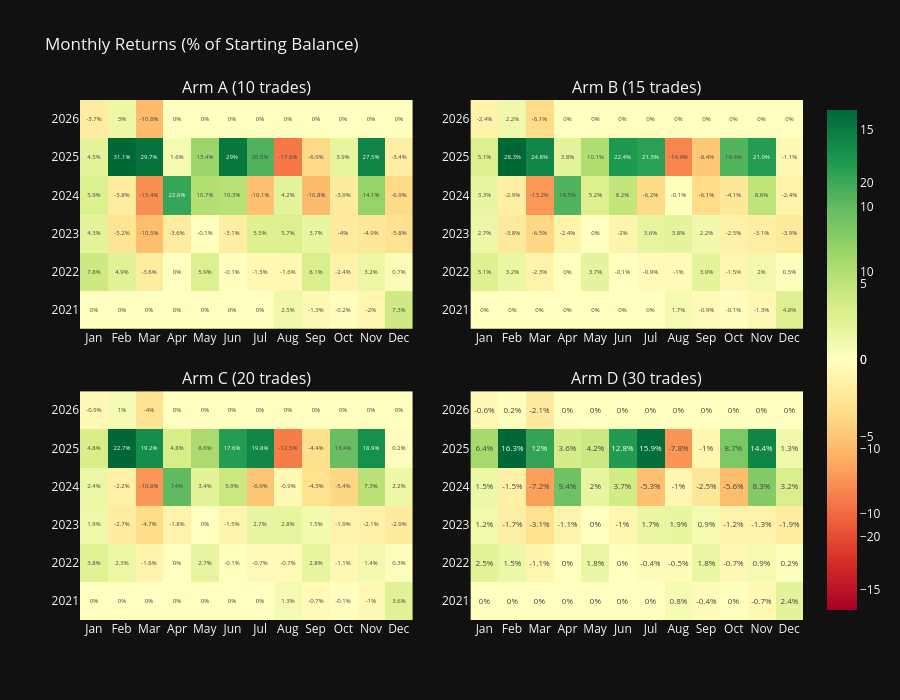

Notebook source saved alongside this figure:
### Markdown cell above
## Monthly Returns Heatmap

### Code cell
fig = make_subplots(rows=2, cols=2, subplot_titles=list(all_trades.keys()),
                    vertical_spacing=0.12, horizontal_spacing=0.08)

positions = [(1,1), (1,2), (2,1), (2,2)]

for (row, col), (label, trades) in zip(positions, all_trades.items()):
    ts = trades.sort_values('close_date').copy()
    ts['month'] = ts['close_date'].dt.to_period('M')
    monthly = ts.groupby('month')['profit_abs'].sum()
    monthly_pct = (monthly / STARTING_BALANCE * 100).reset_index()
    monthly_pct.columns = ['month', 'return_pct']
    monthly_pct['year'] = monthly_pct['month'].dt.year
    monthly_pct['mon'] = monthly_pct['month'].dt.month

    pivot = monthly_pct.pivot(index='year', columns='mon', values='return_pct').fillna(0)
    pivot.columns = ['Jan','Feb','Mar','Apr','May','Jun','Jul','Aug','Sep','Oct','Nov','Dec'][:len(pivot.columns)]

    fig.add_trace(go.Heatmap(
        z=pivot.values, x=pivot.columns.tolist(), y=pivot.index.tolist(),
        colorscale='RdYlGn', zmid=0, showscale=(col == 2),
        text=np.round(pivot.values, 1), texttemplate='%{text}%',
    ), row=row, col=col)

fig.update_layout(template=TEMPLATE, height=700,
                  title='Monthly Returns (% of Starting Balance)')
fig.show()

### Figure 1 — Plotly figure (JSON) as saved in the notebook; plotly's stock layout.template omitted (floating-point values rounded to 4 significant figures)
{"data": [{"colorscale": [[0.0, "rgb(165,0,38)"], [0.1, "rgb(215,48,39)"], [0.2, "rgb(244,109,67)"], [0.3, "rgb(253,174,97)"], [0.4, "rgb(254,224,139)"], [0.5, "rgb(255,255,191)"], [0.6, "rgb(217,239,139)"], [0.7, "rgb(166,217,106)"], [0.8, "rgb(102,189,99)"], [0.9, "rgb(26,152,80)"], [1.0, "rgb(0,104,55)"]], "showscale": false, "text": [[0.0, 0.0, 0.0, 0.0, 0.0, 0.0, 0.0, 2.5, -1.3, -0.2, -2.0, 7.3], [7.8, 4.9, -3.6, 0.0, 5.9, -0.1, -1.5, -1.6, 6.1, -2.4, 3.2, 0.7], [4.3, -5.2, -10.5, -3.6, -0.1, -3.1, 5.5, 5.7, 3.7, -4.0, -4.9, -5.8], [5.9, -3.8, -15.4, 22.6, 10.7, 10.3, -10.1, 4.2, -10.8, -3.9, 14.1, -6.9], [4.5, 31.1, 29.7, 1.6, 13.4, 29.0, 20.5, -17.6, -6.9, 3.9, 27.5, -3.4], [-3.7, 3.0, -10.8, 0.0, 0.0, 0.0, 0.0, 0.0, 0.0, 0.0, 0.0, 0.0]], "texttemplate": "%{text}%", "type": "heatmap", "x": ["Jan", "Feb", "Mar", "Apr", "May", "Jun", "Jul", "Aug", "Sep", "Oct", "Nov", "Dec"], "xaxis": "x", "y": [2021, 2022, 2023, 2024, 2025, 2026], "yaxis": "y", "z": [[0.0, 0.0, 0.0, 0.0, 0.0, 0.0, 0.0, 2.534, -1.338, -0.1699, -1.99, 7.289], [7.818, 4.924, -3.569, 0.0, 5.914, -0.1205, -1.508, -1.562, 6.136, -2.395, 3.173, 0.7474], [4.294, -5.233, -10.47, -3.632, -0.07489, -3.109, 5.51, 5.712, 3.688, -4.032, -4.861, -5.774], [5.863, -3.829, -15.39, 22.65, 10.72, 10.25, -10.08, 4.219, -10.81, -3.91, 14.1, -6.891], [4.463, 31.08, 29.67, 1.568, 13.39, 28.97, 20.48, -17.59, -6.873, 3.934, 27.51, -3.414], [-3.662, 2.981, -10.84, 0.0, 0.0, 0.0, 0.0, 0.0, 0.0, 0.0, 0.0, 0.0]], "zmid": 0}, {"colorscale": [[0.0, "rgb(165,0,38)"], [0.1, "rgb(215,48,39)"], [0.2, "rgb(244,109,67)"], [0.3, "rgb(253,174,97)"], [0.4, "rgb(254,224,139)"], [0.5, "rgb(255,255,191)"], [0.6, "rgb(217,239,139)"], [0.7, "rgb(166,217,106)"], [0.8, "rgb(102,189,99)"], [0.9, "rgb(26,152,80)"], [1.0, "rgb(0,104,55)"]], "showscale": true, "text": [[0.0, 0.0, 0.0, 0.0, 0.0, 0.0, 0.0, 1.7, -0.9, -0.1, -1.3, 4.8], [5.1, 3.2, -2.3, 0.0, 3.7, -0.1, -0.9, -1.0, 3.9, -1.5, 2.0, 0.5], [2.7, -3.8, -6.5, -2.4, -0.0, -2.0, 3.6, 3.8, 2.2, -2.5, -3.1, -3.9], [3.3, -2.9, -13.2, 18.5, 5.2, 8.2, -6.2, -0.1, -6.1, -4.1, 8.6, -2.4], [5.1, 28.3, 24.8, 3.8, 10.1, 22.4, 21.5, -14.9, -8.4, 18.4, 21.9, -1.1], [-2.4, 2.2, -6.1, 0.0, 0.0, 0.0, 0.0, 0.0, 0.0, 0.0, 0.0, 0.0]], "texttemplate": "%{text}%", "type": "heatmap", "x": ["Jan", "Feb", "Mar", "Apr", "May", "Jun", "Jul", "Aug", "Sep", "Oct", "Nov", "Dec"], "xaxis": "x2", "y": [2021, 2022, 2023, 2024, 2025, 2026], "yaxis": "y2", "z": [[0.0, 0.0, 0.0, 0.0, 0.0, 0.0, 0.0, 1.691, -0.883, -0.1034, -1.325, 4.842], [5.087, 3.158, -2.253, 0.0, 3.745, -0.07293, -0.9395, -0.9832, 3.881, -1.492, 1.985, 0.4759], [2.652, -3.822, -6.523, -2.387, -0.04292, -2.005, 3.571, 3.794, 2.21, -2.528, -3.081, -3.87], [3.283, -2.857, -13.16, 18.48, 5.195, 8.167, -6.192, -0.07629, -6.115, -4.119, 8.586, -2.382], [5.144, 28.28, 24.76, 3.826, 10.1, 22.41, 21.46, -14.86, -8.399, 18.4, 21.9, -1.07], [-2.422, 2.197, -6.064, 0.0, 0.0, 0.0, 0.0, 0.0, 0.0, 0.0, 0.0, 0.0]], "zmid": 0}, {"colorscale": [[0.0, "rgb(165,0,38)"], [0.1, "rgb(215,48,39)"], [0.2, "rgb(244,109,67)"], [0.3, "rgb(253,174,97)"], [0.4, "rgb(254,224,139)"], [0.5, "rgb(255,255,191)"], [0.6, "rgb(217,239,139)"], [0.7, "rgb(166,217,106)"], [0.8, "rgb(102,189,99)"], [0.9, "rgb(26,152,80)"], [1.0, "rgb(0,104,55)"]], "showscale": false, "text": [[0.0, 0.0, 0.0, 0.0, 0.0, 0.0, 0.0, 1.3, -0.7, -0.1, -1.0, 3.6], [3.8, 2.3, -1.6, 0.0, 2.7, -0.1, -0.7, -0.7, 2.8, -1.1, 1.4, 0.3], [1.9, -2.7, -4.7, -1.8, -0.0, -1.5, 2.7, 2.8, 1.5, -1.9, -2.1, -2.9], [2.4, -2.2, -10.8, 14.0, 3.4, 5.9, -6.9, -0.9, -4.3, -5.4, 7.3, 2.2], [4.8, 22.7, 19.2, 4.8, 8.6, 17.6, 19.8, -12.5, -4.4, 13.4, 18.9, 0.2], [-0.9, 1.0, -4.0, 0.0, 0.0, 0.0, 0.0, 0.0, 0.0, 0.0, 0.0, 0.0]], "texttemplate": "%{text}%", "type": "heatmap", "x": ["Jan", "Feb", "Mar", "Apr", "May", "Jun", "Jul", "Aug", "Sep", "Oct", "Nov", "Dec"], "xaxis": "x3", "y": [2021, 2022, 2023, 2024, 2025, 2026], "yaxis": "y3", "z": [[0.0, 0.0, 0.0, 0.0, 0.0, 0.0, 0.0, 1.269, -0.6589, -0.07389, -0.9929, 3.625], [3.768, 2.322, -1.643, 0.0, 2.736, -0.05208, -0.6809, -0.716, 2.834, -1.081, 1.441, 0.3485], [1.913, -2.741, -4.744, -1.756, -0.02979, -1.484, 2.651, 2.846, 1.525, -1.87, -2.124, -2.887], [2.37, -2.192, -10.8, 14.02, 3.442, 5.883, -6.935, -0.9178, -4.26, -5.375, 7.278, 2.175], [4.755, 22.72, 19.16, 4.772, 8.601, 17.57, 19.78, -12.52, -4.41, 13.41, 18.87, 0.2042], [-0.8767, 1.044, -3.974, 0.0, 0.0, 0.0, 0.0, 0.0, 0.0, 0.0, 0.0, 0.0]], "zmid": 0}, {"colorscale": [[0.0, "rgb(165,0,38)"], [0.1, "rgb(215,48,39)"], [0.2, "rgb(244,109,67)"], [0.3, "rgb(253,174,97)"], [0.4, "rgb(254,224,139)"], [0.5, "rgb(255,255,191)"], [0.6, "rgb(217,239,139)"], [0.7, "rgb(166,217,106)"], [0.8, "rgb(102,189,99)"], [0.9, "rgb(26,152,80)"], [1.0, "rgb(0,104,55)"]], "showscale": true, "text": [[0.0, 0.0, 0.0, 0.0, 0.0, 0.0, 0.0, 0.8, -0.4, -0.0, -0.7, 2.4], [2.5, 1.5, -1.1, 0.0, 1.8, -0.0, -0.4, -0.5, 1.8, -0.7, 0.9, 0.2], [1.2, -1.7, -3.1, -1.1, -0.0, -1.0, 1.7, 1.9, 0.9, -1.2, -1.3, -1.9], [1.5, -1.5, -7.2, 9.4, 2.0, 3.7, -5.3, -1.0, -2.5, -5.6, 8.3, 3.2], [6.4, 16.3, 12.0, 3.6, 4.2, 12.8, 15.9, -7.8, -1.0, 8.7, 14.4, 1.3], [-0.6, 0.2, -2.1, 0.0, 0.0, 0.0, 0.0, 0.0, 0.0, 0.0, 0.0, 0.0]], "texttemplate": "%{text}%", "type": "heatmap", "x": ["Jan", "Feb", "Mar", "Apr", "May", "Jun", "Jul", "Aug", "Sep", "Oct", "Nov", "Dec"], "xaxis": "x4", "y": [2021, 2022, 2023, 2024, 2025, 2026], "yaxis": "y4", "z": [[0.0, 0.0, 0.0, 0.0, 0.0, 0.0, 0.0, 0.8465, -0.437, -0.04681, -0.6614, 2.412], [2.481, 1.517, -1.065, 0.0, 1.776, -0.03304, -0.4385, -0.4634, 1.838, -0.6959, 0.9296, 0.2267], [1.226, -1.747, -3.065, -1.148, -0.01829, -0.9756, 1.747, 1.932, 0.9292, -1.24, -1.34, -1.934], [1.514, -1.547, -7.217, 9.369, 1.999, 3.722, -5.258, -0.9963, -2.504, -5.558, 8.276, 3.204], [6.4, 16.3, 11.95, 3.55, 4.178, 12.8, 15.86, -7.767, -0.9704, 8.709, 14.36, 1.314], [-0.6237, 0.171, -2.146, 0.0, 0.0, 0.0, 0.0, 0.0, 0.0, 0.0, 0.0, 0.0]], "zmid": 0}], "layout": {"annotations": [{"font": {"size": 16}, "showarrow": false, "text": "Arm A (10 trades)", "x": 0.23, "xanchor": "center", "xref": "paper", "y": 1.0, "yanchor": "bottom", "yref": "paper"}, {"font": {"size": 16}, "showarrow": false, "text": "Arm B (15 trades)", "x": 0.77, "xanchor": "center", "xref": "paper", "y": 1.0, "yanchor": "bottom", "yref": "paper"}, {"font": {"size": 16}, "showarrow": false, "text": "Arm C (20 trades)", "x": 0.23, "xanchor": "center", "xref": "paper", "y": 0.44, "yanchor": "bottom", "yref": "paper"}, {"font": {"size": 16}, "showarrow": false, "text": "Arm D (30 trades)", "x": 0.77, "xanchor": "center", "xref": "paper", "y": 0.44, "yanchor": "bottom", "yref": "paper"}], "height": 700, "title": {"text": "Monthly Returns (% of Starting Balance)"}, "xaxis": {"anchor": "y", "domain": [0.0, 0.46]}, "xaxis2": {"anchor": "y2", "domain": [0.54, 1.0]}, "xaxis3": {"anchor": "y3", "domain": [0.0, 0.46]}, "xaxis4": {"anchor": "y4", "domain": [0.54, 1.0]}, "yaxis": {"anchor": "x", "domain": [0.56, 1.0]}, "yaxis2": {"anchor": "x2", "domain": [0.56, 1.0]}, "yaxis3": {"anchor": "x3", "domain": [0.0, 0.44]}, "yaxis4": {"anchor": "x4", "domain": [0.0, 0.44]}}}
